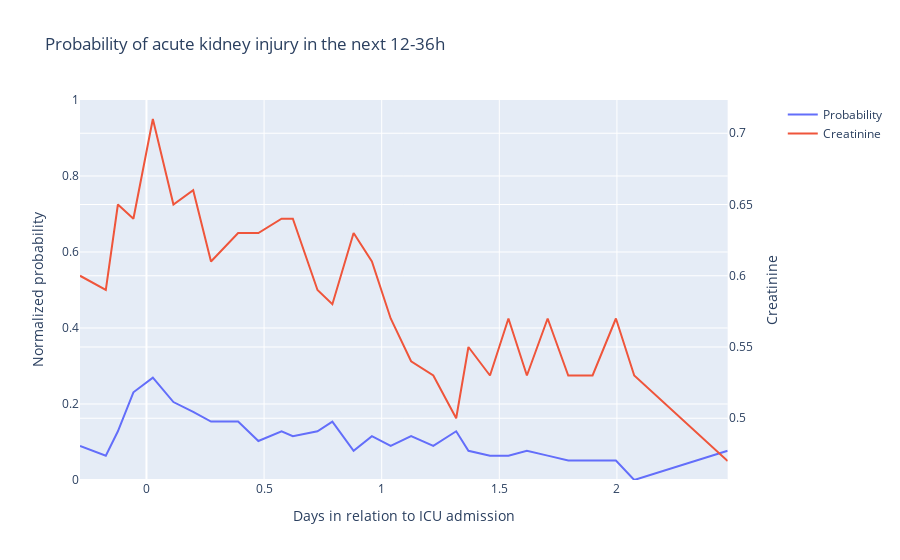

The notebook cell saved with this chart:
### Code cell
fig = make_subplots(specs=[[{"secondary_y": True}]])
df = publication_df[publication_df['patientunitstayid']==3161245]

fig.add_trace(go.Scatter(
    x=df['Lab measurement day'],
    y=df['Normalized score'],
    name='Probability'), 
    secondary_y=False)

fig.add_trace(
    go.Scatter(x=df['Lab measurement day'], y=df['creatinine'], name="Creatinine"),
    secondary_y=True)

fig.update_layout(
    title = 'Probability of acute kidney injury in the next 12-36h',
    xaxis_title="Days in relation to ICU admission")

fig.update_yaxes(title_text="Normalized probability",range=[0,1], secondary_y=False)
fig.update_yaxes(title_text="Creatinine", secondary_y=True)

### Figure 1 — Plotly figure (JSON) as saved in the notebook; plotly's stock layout.template omitted (floating-point values rounded to 4 significant figures)
{"data": [{"name": "Probability", "type": "scatter", "x": [-0.2826, -0.1729, -0.1215, -0.05556, 0.02708, 0.1146, 0.1986, 0.2743, 0.3896, 0.4757, 0.5743, 0.6222, 0.7271, 0.7903, 0.8806, 0.9583, 1.038, 1.125, 1.219, 1.317, 1.369, 1.46, 1.539, 1.617, 1.706, 1.793, 1.897, 1.996, 2.074, 2.471], "xaxis": "x", "y": [0.08974, 0.0641, 0.1282, 0.2308, 0.2692, 0.2051, 0.1795, 0.1538, 0.1538, 0.1026, 0.1282, 0.1154, 0.1282, 0.1538, 0.07692, 0.1154, 0.08974, 0.1154, 0.08974, 0.1282, 0.07692, 0.0641, 0.0641, 0.07692, 0.0641, 0.05128, 0.05128, 0.05128, 0, 0.07692], "yaxis": "y"}, {"name": "Creatinine", "type": "scatter", "x": [-0.2826, -0.1729, -0.1215, -0.05556, 0.02708, 0.1146, 0.1986, 0.2743, 0.3896, 0.4757, 0.5743, 0.6222, 0.7271, 0.7903, 0.8806, 0.9583, 1.038, 1.125, 1.219, 1.317, 1.369, 1.46, 1.539, 1.617, 1.706, 1.793, 1.897, 1.996, 2.074, 2.471], "xaxis": "x", "y": [0.6, 0.59, 0.65, 0.64, 0.71, 0.65, 0.66, 0.61, 0.63, 0.63, 0.64, 0.64, 0.59, 0.58, 0.63, 0.61, 0.57, 0.54, 0.53, 0.5, 0.55, 0.53, 0.57, 0.53, 0.57, 0.53, 0.53, 0.57, 0.53, 0.47], "yaxis": "y2"}], "layout": {"title": {"text": "Probability of acute kidney injury in the next 12-36h"}, "xaxis": {"anchor": "y", "domain": [0, 0.94], "title": {"text": "Days in relation to ICU admission"}}, "yaxis": {"anchor": "x", "domain": [0, 1], "range": [0, 1], "title": {"text": "Normalized probability"}}, "yaxis2": {"anchor": "x", "overlaying": "y", "side": "right", "title": {"text": "Creatinine"}}}}
